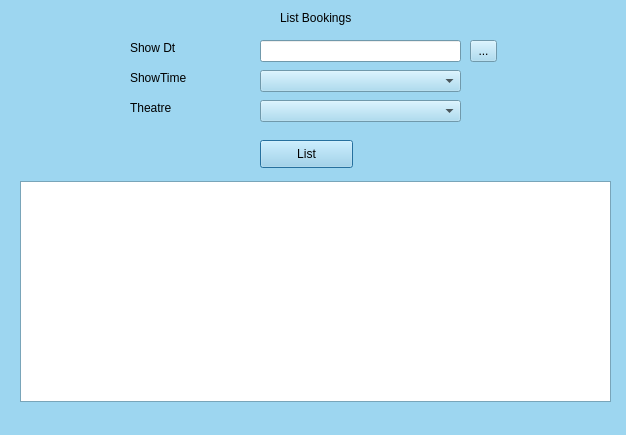
<?xml version="1.0" encoding="UTF-8"?>
<ui version="4.0">
 <class>ListBookings</class>
 <widget class="QDialog" name="ListBookings">
  <property name="geometry">
   <rect>
    <x>0</x>
    <y>0</y>
    <width>626</width>
    <height>435</height>
   </rect>
  </property>
  <property name="palette">
   <palette>
    <active>
     <colorrole role="WindowText">
      <brush brushstyle="SolidPattern">
       <color alpha="255">
        <red>0</red>
        <green>0</green>
        <blue>0</blue>
       </color>
      </brush>
     </colorrole>
     <colorrole role="Button">
      <brush brushstyle="SolidPattern">
       <color alpha="255">
        <red>157</red>
        <green>214</green>
        <blue>240</blue>
       </color>
      </brush>
     </colorrole>
     <colorrole role="Light">
      <brush brushstyle="SolidPattern">
       <color alpha="255">
        <red>255</red>
        <green>255</green>
        <blue>255</blue>
       </color>
      </brush>
     </colorrole>
     <colorrole role="Midlight">
      <brush brushstyle="SolidPattern">
       <color alpha="255">
        <red>206</red>
        <green>234</green>
        <blue>247</blue>
       </color>
      </brush>
     </colorrole>
     <colorrole role="Dark">
      <brush brushstyle="SolidPattern">
       <color alpha="255">
        <red>78</red>
        <green>107</green>
        <blue>120</blue>
       </color>
      </brush>
     </colorrole>
     <colorrole role="Mid">
      <brush brushstyle="SolidPattern">
       <color alpha="255">
        <red>105</red>
        <green>143</green>
        <blue>160</blue>
       </color>
      </brush>
     </colorrole>
     <colorrole role="Text">
      <brush brushstyle="SolidPattern">
       <color alpha="255">
        <red>0</red>
        <green>0</green>
        <blue>0</blue>
       </color>
      </brush>
     </colorrole>
     <colorrole role="BrightText">
      <brush brushstyle="SolidPattern">
       <color alpha="255">
        <red>255</red>
        <green>255</green>
        <blue>255</blue>
       </color>
      </brush>
     </colorrole>
     <colorrole role="ButtonText">
      <brush brushstyle="SolidPattern">
       <color alpha="255">
        <red>0</red>
        <green>0</green>
        <blue>0</blue>
       </color>
      </brush>
     </colorrole>
     <colorrole role="Base">
      <brush brushstyle="SolidPattern">
       <color alpha="255">
        <red>255</red>
        <green>255</green>
        <blue>255</blue>
       </color>
      </brush>
     </colorrole>
     <colorrole role="Window">
      <brush brushstyle="SolidPattern">
       <color alpha="255">
        <red>157</red>
        <green>214</green>
        <blue>240</blue>
       </color>
      </brush>
     </colorrole>
     <colorrole role="Shadow">
      <brush brushstyle="SolidPattern">
       <color alpha="255">
        <red>0</red>
        <green>0</green>
        <blue>0</blue>
       </color>
      </brush>
     </colorrole>
     <colorrole role="AlternateBase">
      <brush brushstyle="SolidPattern">
       <color alpha="255">
        <red>206</red>
        <green>234</green>
        <blue>247</blue>
       </color>
      </brush>
     </colorrole>
     <colorrole role="ToolTipBase">
      <brush brushstyle="SolidPattern">
       <color alpha="255">
        <red>255</red>
        <green>255</green>
        <blue>220</blue>
       </color>
      </brush>
     </colorrole>
     <colorrole role="ToolTipText">
      <brush brushstyle="SolidPattern">
       <color alpha="255">
        <red>0</red>
        <green>0</green>
        <blue>0</blue>
       </color>
      </brush>
     </colorrole>
    </active>
    <inactive>
     <colorrole role="WindowText">
      <brush brushstyle="SolidPattern">
       <color alpha="255">
        <red>0</red>
        <green>0</green>
        <blue>0</blue>
       </color>
      </brush>
     </colorrole>
     <colorrole role="Button">
      <brush brushstyle="SolidPattern">
       <color alpha="255">
        <red>157</red>
        <green>214</green>
        <blue>240</blue>
       </color>
      </brush>
     </colorrole>
     <colorrole role="Light">
      <brush brushstyle="SolidPattern">
       <color alpha="255">
        <red>255</red>
        <green>255</green>
        <blue>255</blue>
       </color>
      </brush>
     </colorrole>
     <colorrole role="Midlight">
      <brush brushstyle="SolidPattern">
       <color alpha="255">
        <red>206</red>
        <green>234</green>
        <blue>247</blue>
       </color>
      </brush>
     </colorrole>
     <colorrole role="Dark">
      <brush brushstyle="SolidPattern">
       <color alpha="255">
        <red>78</red>
        <green>107</green>
        <blue>120</blue>
       </color>
      </brush>
     </colorrole>
     <colorrole role="Mid">
      <brush brushstyle="SolidPattern">
       <color alpha="255">
        <red>105</red>
        <green>143</green>
        <blue>160</blue>
       </color>
      </brush>
     </colorrole>
     <colorrole role="Text">
      <brush brushstyle="SolidPattern">
       <color alpha="255">
        <red>0</red>
        <green>0</green>
        <blue>0</blue>
       </color>
      </brush>
     </colorrole>
     <colorrole role="BrightText">
      <brush brushstyle="SolidPattern">
       <color alpha="255">
        <red>255</red>
        <green>255</green>
        <blue>255</blue>
       </color>
      </brush>
     </colorrole>
     <colorrole role="ButtonText">
      <brush brushstyle="SolidPattern">
       <color alpha="255">
        <red>0</red>
        <green>0</green>
        <blue>0</blue>
       </color>
      </brush>
     </colorrole>
     <colorrole role="Base">
      <brush brushstyle="SolidPattern">
       <color alpha="255">
        <red>255</red>
        <green>255</green>
        <blue>255</blue>
       </color>
      </brush>
     </colorrole>
     <colorrole role="Window">
      <brush brushstyle="SolidPattern">
       <color alpha="255">
        <red>157</red>
        <green>214</green>
        <blue>240</blue>
       </color>
      </brush>
     </colorrole>
     <colorrole role="Shadow">
      <brush brushstyle="SolidPattern">
       <color alpha="255">
        <red>0</red>
        <green>0</green>
        <blue>0</blue>
       </color>
      </brush>
     </colorrole>
     <colorrole role="AlternateBase">
      <brush brushstyle="SolidPattern">
       <color alpha="255">
        <red>206</red>
        <green>234</green>
        <blue>247</blue>
       </color>
      </brush>
     </colorrole>
     <colorrole role="ToolTipBase">
      <brush brushstyle="SolidPattern">
       <color alpha="255">
        <red>255</red>
        <green>255</green>
        <blue>220</blue>
       </color>
      </brush>
     </colorrole>
     <colorrole role="ToolTipText">
      <brush brushstyle="SolidPattern">
       <color alpha="255">
        <red>0</red>
        <green>0</green>
        <blue>0</blue>
       </color>
      </brush>
     </colorrole>
    </inactive>
    <disabled>
     <colorrole role="WindowText">
      <brush brushstyle="SolidPattern">
       <color alpha="255">
        <red>78</red>
        <green>107</green>
        <blue>120</blue>
       </color>
      </brush>
     </colorrole>
     <colorrole role="Button">
      <brush brushstyle="SolidPattern">
       <color alpha="255">
        <red>157</red>
        <green>214</green>
        <blue>240</blue>
       </color>
      </brush>
     </colorrole>
     <colorrole role="Light">
      <brush brushstyle="SolidPattern">
       <color alpha="255">
        <red>255</red>
        <green>255</green>
        <blue>255</blue>
       </color>
      </brush>
     </colorrole>
     <colorrole role="Midlight">
      <brush brushstyle="SolidPattern">
       <color alpha="255">
        <red>206</red>
        <green>234</green>
        <blue>247</blue>
       </color>
      </brush>
     </colorrole>
     <colorrole role="Dark">
      <brush brushstyle="SolidPattern">
       <color alpha="255">
        <red>78</red>
        <green>107</green>
        <blue>120</blue>
       </color>
      </brush>
     </colorrole>
     <colorrole role="Mid">
      <brush brushstyle="SolidPattern">
       <color alpha="255">
        <red>105</red>
        <green>143</green>
        <blue>160</blue>
       </color>
      </brush>
     </colorrole>
     <colorrole role="Text">
      <brush brushstyle="SolidPattern">
       <color alpha="255">
        <red>78</red>
        <green>107</green>
        <blue>120</blue>
       </color>
      </brush>
     </colorrole>
     <colorrole role="BrightText">
      <brush brushstyle="SolidPattern">
       <color alpha="255">
        <red>255</red>
        <green>255</green>
        <blue>255</blue>
       </color>
      </brush>
     </colorrole>
     <colorrole role="ButtonText">
      <brush brushstyle="SolidPattern">
       <color alpha="255">
        <red>78</red>
        <green>107</green>
        <blue>120</blue>
       </color>
      </brush>
     </colorrole>
     <colorrole role="Base">
      <brush brushstyle="SolidPattern">
       <color alpha="255">
        <red>157</red>
        <green>214</green>
        <blue>240</blue>
       </color>
      </brush>
     </colorrole>
     <colorrole role="Window">
      <brush brushstyle="SolidPattern">
       <color alpha="255">
        <red>157</red>
        <green>214</green>
        <blue>240</blue>
       </color>
      </brush>
     </colorrole>
     <colorrole role="Shadow">
      <brush brushstyle="SolidPattern">
       <color alpha="255">
        <red>0</red>
        <green>0</green>
        <blue>0</blue>
       </color>
      </brush>
     </colorrole>
     <colorrole role="AlternateBase">
      <brush brushstyle="SolidPattern">
       <color alpha="255">
        <red>157</red>
        <green>214</green>
        <blue>240</blue>
       </color>
      </brush>
     </colorrole>
     <colorrole role="ToolTipBase">
      <brush brushstyle="SolidPattern">
       <color alpha="255">
        <red>255</red>
        <green>255</green>
        <blue>220</blue>
       </color>
      </brush>
     </colorrole>
     <colorrole role="ToolTipText">
      <brush brushstyle="SolidPattern">
       <color alpha="255">
        <red>0</red>
        <green>0</green>
        <blue>0</blue>
       </color>
      </brush>
     </colorrole>
    </disabled>
   </palette>
  </property>
  <property name="windowTitle">
   <string>Dialog</string>
  </property>
  <widget class="QLabel" name="label">
   <property name="geometry">
    <rect>
     <x>280</x>
     <y>10</y>
     <width>111</width>
     <height>16</height>
    </rect>
   </property>
   <property name="text">
    <string>List Bookings</string>
   </property>
  </widget>
  <widget class="QLabel" name="label_2">
   <property name="geometry">
    <rect>
     <x>130</x>
     <y>40</y>
     <width>101</width>
     <height>16</height>
    </rect>
   </property>
   <property name="text">
    <string>Show Dt</string>
   </property>
  </widget>
  <widget class="QLineEdit" name="edtShowDt">
   <property name="geometry">
    <rect>
     <x>260</x>
     <y>40</y>
     <width>201</width>
     <height>22</height>
    </rect>
   </property>
  </widget>
  <widget class="QLabel" name="label_3">
   <property name="geometry">
    <rect>
     <x>130</x>
     <y>70</y>
     <width>81</width>
     <height>16</height>
    </rect>
   </property>
   <property name="text">
    <string>ShowTime</string>
   </property>
  </widget>
  <widget class="QLabel" name="label_4">
   <property name="geometry">
    <rect>
     <x>130</x>
     <y>100</y>
     <width>101</width>
     <height>16</height>
    </rect>
   </property>
   <property name="text">
    <string>Theatre</string>
   </property>
  </widget>
  <widget class="QComboBox" name="cmbShow">
   <property name="geometry">
    <rect>
     <x>260</x>
     <y>70</y>
     <width>201</width>
     <height>22</height>
    </rect>
   </property>
  </widget>
  <widget class="QComboBox" name="cmbTheatre">
   <property name="geometry">
    <rect>
     <x>260</x>
     <y>100</y>
     <width>201</width>
     <height>22</height>
    </rect>
   </property>
  </widget>
  <widget class="QPushButton" name="btnList">
   <property name="geometry">
    <rect>
     <x>260</x>
     <y>140</y>
     <width>93</width>
     <height>28</height>
    </rect>
   </property>
   <property name="text">
    <string>List</string>
   </property>
  </widget>
  <widget class="QToolButton" name="toolButton">
   <property name="geometry">
    <rect>
     <x>470</x>
     <y>40</y>
     <width>27</width>
     <height>22</height>
    </rect>
   </property>
   <property name="text">
    <string>...</string>
   </property>
  </widget>
  <widget class="QTableView" name="tableView">
   <property name="geometry">
    <rect>
     <x>20</x>
     <y>181</y>
     <width>591</width>
     <height>221</height>
    </rect>
   </property>
  </widget>
 </widget>
 <resources/>
 <connections/>
</ui>
